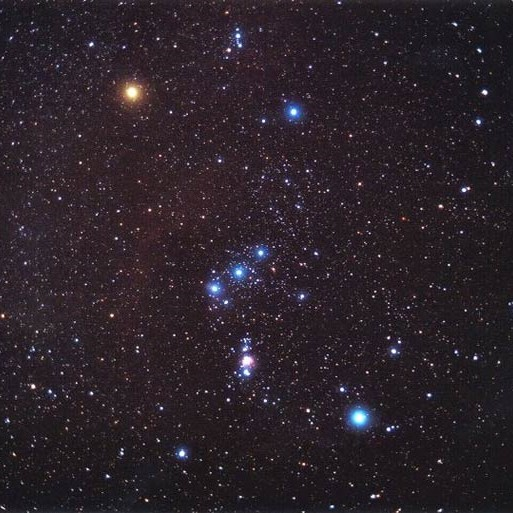
#> input picture TCC/images/orion.jpg, 513 x 513 px, found by its file name
$ python gepeto.py
#> lines starting #> are read from the running program, lines starting #| are printed output that depends on the picture
### TCC/star_detect.py
"""
Blob Detection
https://scikit-image.org/docs/stable/auto_examples/features_detection/plot_blob.html#sphx-glr-auto-examples-features-detection-plot-blob-py
"""

import cv2
import numpy as np
from skimage.feature import blob_log
import matplotlib.pyplot as plt


def detect_stars(image):
    # Pre-process the image
    blurred = cv2.GaussianBlur(image, (9, 9), 0)

    # Detect blobs (potential stars) using Laplacian of Gaussian (LoG)
    blobs = blob_log(blurred, min_sigma=1, max_sigma=5, num_sigma=10, threshold=0.05)

    return blobs


def show_detected_stars(image, blobs, block=False):
    # Compute radii in the 3rd column
    blobs[:, 2] = blobs[:, 2] * np.sqrt(2)

    # Show results
    fig, ax = plt.subplots(figsize=(10, 10))
    ax.imshow(image, cmap='gray')
    for y, x, r in blobs:
        c = plt.Circle((x, y), r, color='red', linewidth=1.5, fill=False)
        ax.add_patch(c)
    ax.set_axis_off()
    plt.title(f'Detected Stars: {len(blobs)}')
    plt.show(block=block)

### TCC/scripts/gepeto.py
import cv2
import numpy as np
import pandas as pd
from astropy.coordinates import SkyCoord
import astropy.units as u
import matplotlib.pyplot as plt

import star_detect as sd


image_path = "./images/orion.jpg"
# image_position = '05 32 43.836 -00 19 09.113' # RA/Dec (hourangle/deg)
image_position = '18 04 00 -07 00 00' # betlegeuse
fov_deg = 28.0  # Field of view in degrees

# image_path = "./images/centaurus_crux.png"
# image_position = '13 32 57.75 -51 58 47.203' # RA/Dec (hourangle/deg)
# fov_deg = 42.4  # Field of view in degrees

star_db = "navigation_stars.csv"
# star_db = "constellations.csv"

# -----------------------------

# Convert pixel coordinates to angular offsets
def pixel_to_angle(x, y, img_shape, fov_deg):
    h, w = img_shape
    fov_rad = np.deg2rad(fov_deg)
    px_per_rad = w / fov_rad
    center_x, center_y = w / 2, h / 2
    delta_x = (x - center_x) / px_per_rad
    delta_y = -(y - center_y) / px_per_rad  # y-axis inverted
    return delta_x, delta_y  # In radians

# Load the image
image = cv2.imread(image_path, cv2.IMREAD_GRAYSCALE)
#> image: shape (513, 513); min 0, max 255, mean 37.9

# Detect stars using blob detection
blobs_sigma = sd.detect_stars(image)
#> in detect_stars, `blurred = cv2.GaussianBlur(image, (9, 9), 0)`:
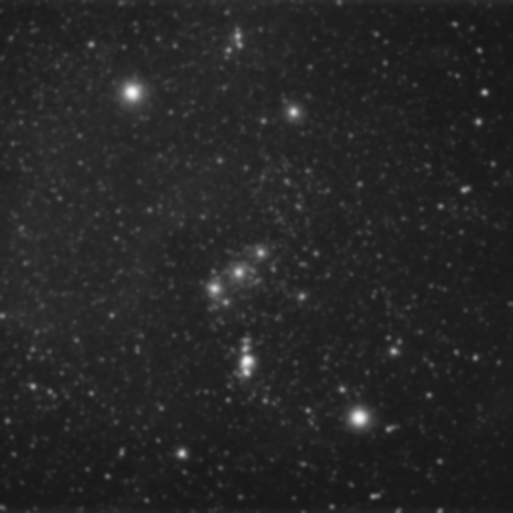
#> blurred: shape (513, 513); min 23, max 248, mean 37.9
#> in detect_stars, `blobs = blob_log(blurred, min_sigma=1, max_sigma=5, num_sigma=10, thre..`: blobs = 255 rows, first 8: [417, 359, 5], [92, 132, 5], [361, 247, 4.56], [453, 182, 3.22], [112, 293, 3.67], [92, 484, 2.33], [288, 214, 4.11], [272, 238, 3.67]
#> blobs_sigma has the same summary as blobs in detect_stars
sd.show_detected_stars(image=image, blobs=blobs_sigma)
#> the loop in show_detected_stars, `for y, x, r in blobs:` made 255 passes
#> (y, x, r) on passes 1 to 3: (417, 359, 7.07), (92, 132, 7.07), (361, 247, 6.44)
#> in show_detected_stars, `plt.show(block=block)`:
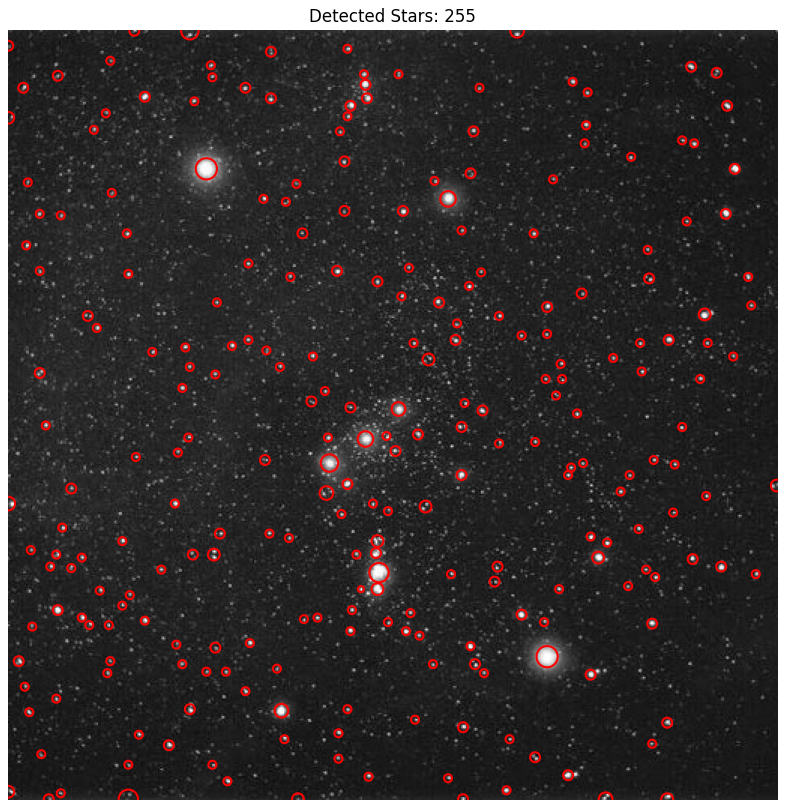
#> figure drawn by matplotlib, 1 panel

blobs = blobs_sigma[:, :2]
#> blobs = 255 pairs, first value 0 to 512, second value 0 to 512

# Load navigational stars catalog
#> (the run stopped early here; a loop or call above may not have finished)

$ run again, with TCC/images/hubble.jpg copied over TCC/images/orion.jpg
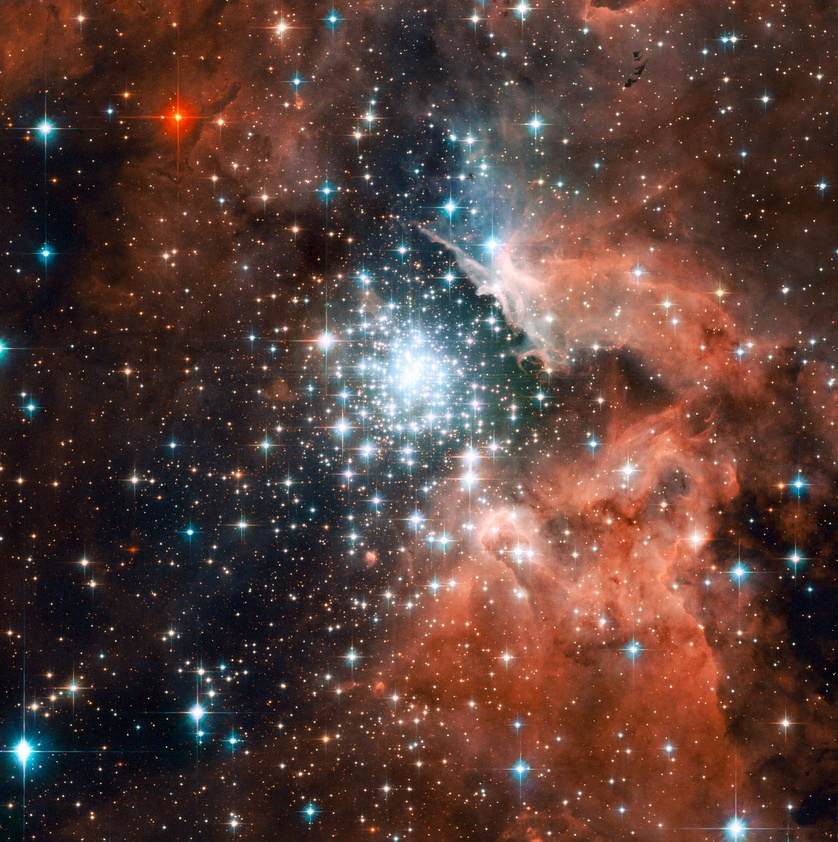
#> input picture TCC/images/hubble.jpg, 838 x 842 px, shrunk from 1280 x 1286 before the run, found by its file name
#> `image = cv2.imread(image_path, cv2.IMREAD_GRAYSCALE)`:
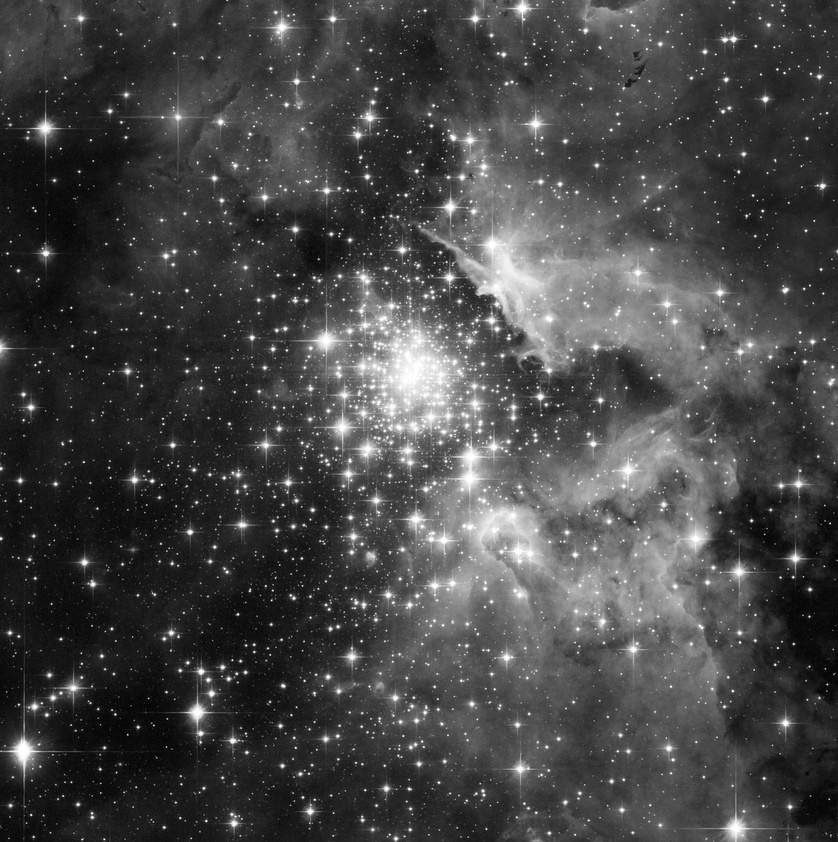
#> image: shape (842, 838); min 0, max 255, mean 69.8
#> in detect_stars, `blobs = blob_log(blurred, min_sigma=1, max_sigma=5, num_sigma=10, thre..`: blobs = 1050 rows, first 8: [712, 197, 5], [128, 45, 5], [558, 795, 4.56], [562, 84, 3.22], [253, 45, 4.11], [207, 450, 5], [656, 351, 4.56], [811, 310, 3.67]
#> blobs_sigma has the same summary as blobs in detect_stars
#> the loop in show_detected_stars, `for y, x, r in blobs:` made 1050 passes
#> (y, x, r) on passes 1 to 3: (712, 197, 7.07), (128, 45, 7.07), (558, 795, 6.44)
#> in show_detected_stars, `plt.show(block=block)`:
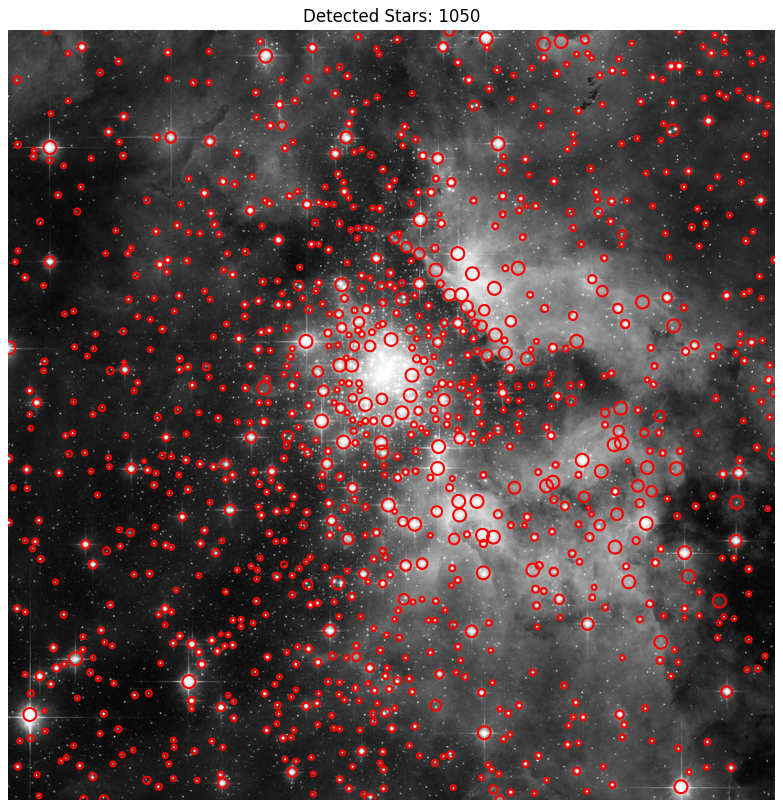
#> figure drawn by matplotlib, 1 panel
#> `blobs = blobs_sigma[:, :2]`: blobs = 1050 pairs, first value 0 to 841, second value 0 to 837
